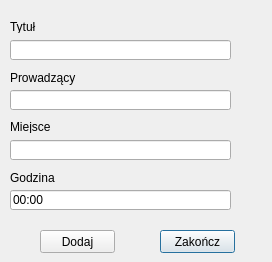
<?xml version="1.0" encoding="UTF-8"?>
<ui version="4.0">
 <class>Add_Event_Dialog</class>
 <widget class="QDialog" name="Add_Event_Dialog">
  <property name="geometry">
   <rect>
    <x>0</x>
    <y>0</y>
    <width>272</width>
    <height>262</height>
   </rect>
  </property>
  <property name="windowTitle">
   <string>Dialog</string>
  </property>
  <widget class="QLabel" name="label">
   <property name="geometry">
    <rect>
     <x>10</x>
     <y>20</y>
     <width>47</width>
     <height>13</height>
    </rect>
   </property>
   <property name="text">
    <string>Tytuł</string>
   </property>
  </widget>
  <widget class="QLineEdit" name="Title_LE">
   <property name="geometry">
    <rect>
     <x>10</x>
     <y>40</y>
     <width>221</width>
     <height>20</height>
    </rect>
   </property>
  </widget>
  <widget class="QLineEdit" name="Coach_LE">
   <property name="geometry">
    <rect>
     <x>10</x>
     <y>90</y>
     <width>221</width>
     <height>20</height>
    </rect>
   </property>
  </widget>
  <widget class="QLabel" name="label_2">
   <property name="geometry">
    <rect>
     <x>10</x>
     <y>70</y>
     <width>71</width>
     <height>16</height>
    </rect>
   </property>
   <property name="text">
    <string>Prowadzący</string>
   </property>
  </widget>
  <widget class="QLineEdit" name="Place_LE">
   <property name="geometry">
    <rect>
     <x>10</x>
     <y>140</y>
     <width>221</width>
     <height>20</height>
    </rect>
   </property>
  </widget>
  <widget class="QLabel" name="label_3">
   <property name="geometry">
    <rect>
     <x>10</x>
     <y>120</y>
     <width>47</width>
     <height>13</height>
    </rect>
   </property>
   <property name="text">
    <string>Miejsce</string>
   </property>
  </widget>
  <widget class="QLineEdit" name="Time_LE">
   <property name="geometry">
    <rect>
     <x>10</x>
     <y>190</y>
     <width>221</width>
     <height>20</height>
    </rect>
   </property>
   <property name="text">
    <string>00:00</string>
   </property>
  </widget>
  <widget class="QLabel" name="label_4">
   <property name="geometry">
    <rect>
     <x>10</x>
     <y>170</y>
     <width>81</width>
     <height>16</height>
    </rect>
   </property>
   <property name="text">
    <string>Godzina</string>
   </property>
  </widget>
  <widget class="QPushButton" name="End_PB">
   <property name="geometry">
    <rect>
     <x>160</x>
     <y>230</y>
     <width>75</width>
     <height>23</height>
    </rect>
   </property>
   <property name="text">
    <string>Zakończ</string>
   </property>
  </widget>
  <widget class="QPushButton" name="Add_event_PB">
   <property name="geometry">
    <rect>
     <x>40</x>
     <y>230</y>
     <width>75</width>
     <height>23</height>
    </rect>
   </property>
   <property name="text">
    <string>Dodaj</string>
   </property>
  </widget>
 </widget>
 <resources/>
 <connections/>
</ui>
